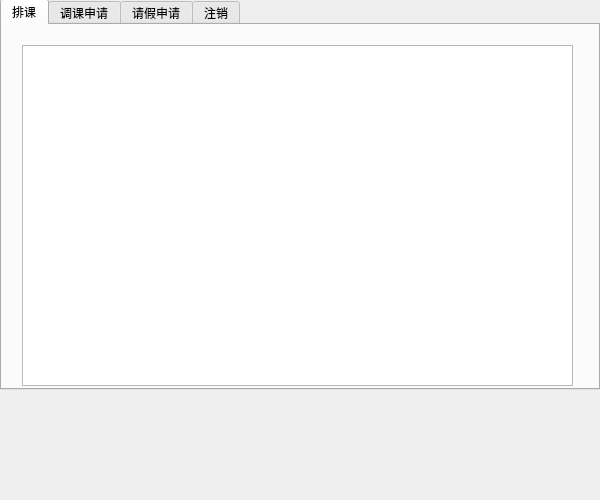
<?xml version="1.0" encoding="UTF-8"?>
<ui version="4.0">
 <class>dlgTea</class>
 <widget class="QDialog" name="dlgTea">
  <property name="geometry">
   <rect>
    <x>0</x>
    <y>0</y>
    <width>600</width>
    <height>500</height>
   </rect>
  </property>
  <property name="windowTitle">
   <string>Dialog</string>
  </property>
  <widget class="QTabWidget" name="tabWidget">
   <property name="geometry">
    <rect>
     <x>0</x>
     <y>-1</y>
     <width>600</width>
     <height>391</height>
    </rect>
   </property>
   <property name="currentIndex">
    <number>0</number>
   </property>
   <widget class="QWidget" name="tab">
    <attribute name="title">
     <string>排课</string>
    </attribute>
    <widget class="QTableView" name="tableView">
     <property name="geometry">
      <rect>
       <x>20</x>
       <y>20</y>
       <width>551</width>
       <height>341</height>
      </rect>
     </property>
    </widget>
   </widget>
   <widget class="QWidget" name="tab_2">
    <attribute name="title">
     <string>调课申请</string>
    </attribute>
    <widget class="QWidget" name="layoutWidget">
     <property name="geometry">
      <rect>
       <x>50</x>
       <y>60</y>
       <width>401</width>
       <height>171</height>
      </rect>
     </property>
     <layout class="QHBoxLayout" name="horizontalLayout_3">
      <item>
       <layout class="QGridLayout" name="gridLayout">
        <item row="0" column="0">
         <widget class="QLabel" name="label">
          <property name="text">
           <string>课程编号：</string>
          </property>
         </widget>
        </item>
        <item row="0" column="1">
         <widget class="QLineEdit" name="lineEdit"/>
        </item>
        <item row="1" column="0" colspan="2">
         <widget class="QLabel" name="label_2">
          <property name="text">
           <string>当前课程安排：</string>
          </property>
         </widget>
        </item>
        <item row="2" column="0" colspan="3">
         <widget class="QTextEdit" name="textEdit"/>
        </item>
        <item row="0" column="2">
         <widget class="QPushButton" name="pushButton_2">
          <property name="text">
           <string>查询</string>
          </property>
         </widget>
        </item>
       </layout>
      </item>
      <item>
       <layout class="QVBoxLayout" name="verticalLayout">
        <item>
         <layout class="QHBoxLayout" name="horizontalLayout">
          <item>
           <widget class="QLabel" name="label_3">
            <property name="text">
             <string>修改上课日期：</string>
            </property>
           </widget>
          </item>
          <item>
           <widget class="QSpinBox" name="spinBox">
            <property name="sizePolicy">
             <sizepolicy hsizetype="Fixed" vsizetype="Fixed">
              <horstretch>0</horstretch>
              <verstretch>0</verstretch>
             </sizepolicy>
            </property>
            <property name="alignment">
             <set>Qt::AlignCenter</set>
            </property>
            <property name="minimum">
             <number>1</number>
            </property>
            <property name="maximum">
             <number>5</number>
            </property>
           </widget>
          </item>
         </layout>
        </item>
        <item>
         <layout class="QHBoxLayout" name="horizontalLayout_2">
          <item>
           <widget class="QLabel" name="label_4">
            <property name="text">
             <string>修改上课节数：</string>
            </property>
           </widget>
          </item>
          <item>
           <widget class="QSpinBox" name="spinBox_2">
            <property name="alignment">
             <set>Qt::AlignCenter</set>
            </property>
            <property name="minimum">
             <number>1</number>
            </property>
            <property name="maximum">
             <number>7</number>
            </property>
           </widget>
          </item>
         </layout>
        </item>
        <item>
         <widget class="QPushButton" name="pushButton_3">
          <property name="sizePolicy">
           <sizepolicy hsizetype="Minimum" vsizetype="Minimum">
            <horstretch>0</horstretch>
            <verstretch>0</verstretch>
           </sizepolicy>
          </property>
          <property name="text">
           <string>确认申请</string>
          </property>
         </widget>
        </item>
       </layout>
      </item>
     </layout>
    </widget>
   </widget>
   <widget class="QWidget" name="tab_3">
    <attribute name="title">
     <string>请假申请</string>
    </attribute>
    <widget class="QWidget" name="layoutWidget">
     <property name="geometry">
      <rect>
       <x>90</x>
       <y>90</y>
       <width>361</width>
       <height>181</height>
      </rect>
     </property>
     <layout class="QVBoxLayout" name="verticalLayout_2">
      <item>
       <layout class="QGridLayout" name="gridLayout_2">
        <item row="0" column="0">
         <widget class="QLabel" name="label_5">
          <property name="text">
           <string>请假开始时间：</string>
          </property>
         </widget>
        </item>
        <item row="0" column="1">
         <widget class="QDateEdit" name="dateEdit">
          <property name="dateTime">
           <datetime>
            <hour>0</hour>
            <minute>0</minute>
            <second>0</second>
            <year>2021</year>
            <month>9</month>
            <day>14</day>
           </datetime>
          </property>
          <property name="minimumDateTime">
           <datetime>
            <hour>0</hour>
            <minute>0</minute>
            <second>0</second>
            <year>2021</year>
            <month>9</month>
            <day>14</day>
           </datetime>
          </property>
          <property name="date">
           <date>
            <year>2021</year>
            <month>9</month>
            <day>14</day>
           </date>
          </property>
         </widget>
        </item>
        <item row="1" column="0">
         <widget class="QLabel" name="label_6">
          <property name="text">
           <string>请假结束时间：</string>
          </property>
         </widget>
        </item>
        <item row="1" column="1">
         <widget class="QDateEdit" name="dateEdit_2">
          <property name="dateTime">
           <datetime>
            <hour>0</hour>
            <minute>0</minute>
            <second>0</second>
            <year>2021</year>
            <month>12</month>
            <day>1</day>
           </datetime>
          </property>
          <property name="minimumDateTime">
           <datetime>
            <hour>0</hour>
            <minute>0</minute>
            <second>0</second>
            <year>2020</year>
            <month>9</month>
            <day>14</day>
           </datetime>
          </property>
         </widget>
        </item>
       </layout>
      </item>
      <item>
       <widget class="QPushButton" name="pushButton_4">
        <property name="sizePolicy">
         <sizepolicy hsizetype="Minimum" vsizetype="Fixed">
          <horstretch>0</horstretch>
          <verstretch>0</verstretch>
         </sizepolicy>
        </property>
        <property name="text">
         <string>提交请假申请</string>
        </property>
       </widget>
      </item>
     </layout>
    </widget>
   </widget>
   <widget class="QWidget" name="tab_4">
    <attribute name="title">
     <string>注销</string>
    </attribute>
    <widget class="QPushButton" name="pushButton">
     <property name="geometry">
      <rect>
       <x>200</x>
       <y>140</y>
       <width>151</width>
       <height>71</height>
      </rect>
     </property>
     <property name="text">
      <string>确认注销</string>
     </property>
    </widget>
   </widget>
  </widget>
 </widget>
 <resources/>
 <connections/>
</ui>
